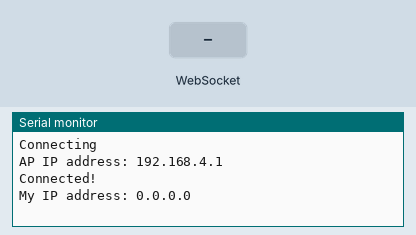
Recording of a sketch running on a simulated ESP32. On the bench: the last lines printed to the serial monitor. The inputs (shaded band) are chosen by the test bench. WiFi joins after 1.5 s; servers stay silent unless stated.

Above: at 1.2 s.
1.3 s: WebSocket text "1" received
At 2.5 s:
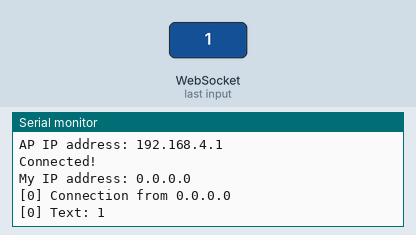
2.8 s: WebSocket text "0" received
At 3.8 s:
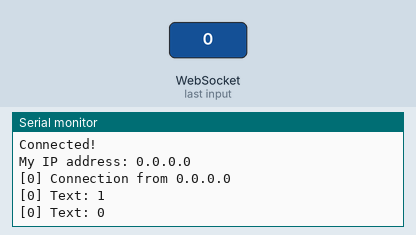
4.3 s: WebSocket text "2" received
At 5.0 s:
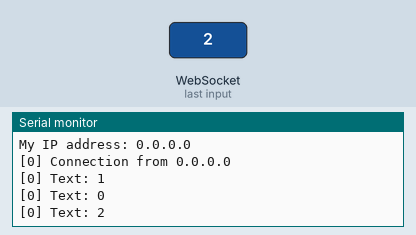

Measured:
- after the input at 1.3 s, the serial monitor: prints a new line at once (image 1)
- after the input at 2.8 s, the serial monitor: prints a new line at once (image 2)
- after the input at 4.3 s, the serial monitor: prints a new line at once (image 3)

The sketch:

espSocket-LabLAN.ino
```cpp
#include <WiFi.h>
#include <WebSocketsServer.h>

/*
// Constants
const char* ssid = "largePrinter";
const char* password = "password";

// Globals
WebSocketsServer webSocket = WebSocketsServer(80);

*/

const char* ssid     = "ESP32-Access-Point";
const char* password = "password";
WebSocketsServer webSocket = WebSocketsServer(80);

void setup() {
  // Start Serial port
  Serial.begin(115200);
  Serial1.begin(115200);
  // Connect to access point
  Serial.println("Connecting");
  /**
  WiFi.begin(ssid, password);
  while ( WiFi.status() != WL_CONNECTED ) {
    delay(500);
    Serial.print(".");
  }

  **/
    WiFi.softAP(ssid, password);

  IPAddress IP = WiFi.softAPIP();
  Serial.print("AP IP address: ");
  Serial.println(IP);

  // Print our IP address
  Serial.println("Connected!");
  Serial.print("My IP address: ");
  Serial.println(WiFi.localIP());

  // Start WebSocket server and assign callback
  webSocket.begin();
  webSocket.onEvent(onWebSocketEvent);
  //Serial1.println("#0AA100");
  //Serial1.println("#0AD15");
  Serial1.println("#0SD5400");
  Serial1.println("#0EM0");
}

// Called when receiving any WebSocket message
void onWebSocketEvent(uint8_t num,
                      WStype_t type,
                      uint8_t * payload,
                      size_t length) {

  // Figure out the type of WebSocket event
  switch(type) {

    // Client has disconnected
    case WStype_DISCONNECTED:
      Serial.printf("[%u] Disconnected!\n", num);
      break;

    // New client has connected
    case WStype_CONNECTED:
      {
        IPAddress ip = webSocket.remoteIP(num);
        Serial.printf("[%u] Connection from ", num);
        Serial.println(ip.toString());
        webSocket.sendTXT(num, ".");
      }
      break;

    // Where we receive data from the socket
    case WStype_TEXT:
      //webSocket.sendTXT(num, ".");
      Serial.printf("[%u] Text: %s\n", num, payload);
      Serial1.printf("#0D%s", payload);
      Serial1.println();


      break;

    // For everything else: do nothing - JUST IGNORE
    case WStype_BIN:
    case WStype_ERROR:
    case WStype_FRAGMENT_TEXT_START:
    case WStype_FRAGMENT_BIN_START:
    case WStype_FRAGMENT:
    case WStype_FRAGMENT_FIN:
    default:
      break;
  }
}


void loop() {

  // Look for and handle WebSocket data
  webSocket.loop();


}
```
